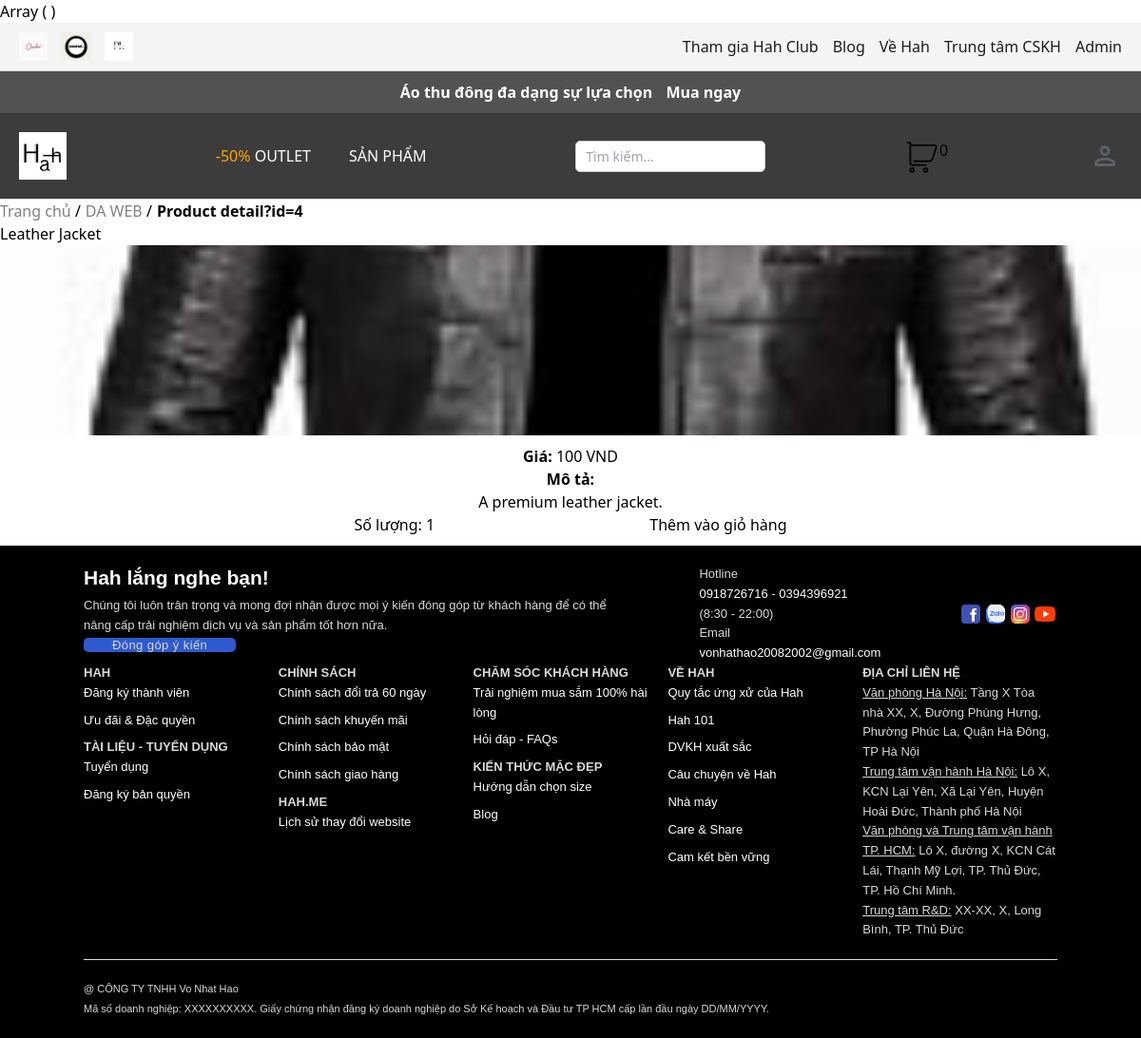
The app's page /product_detail.php?id=4 with its own data.
### tables this page shows
CREATE TABLE IF NOT EXISTS `products` (
  `product_id` int NOT NULL AUTO_INCREMENT,
  `name` varchar(100) DEFAULT NULL,
  `description` text,
  `price` decimal(10,2) DEFAULT NULL,
  `category_id` int DEFAULT NULL,
  `status` varchar(20) DEFAULT NULL,
  `image_url` varchar(255) DEFAULT NULL,
  `created_at` timestamp NULL DEFAULT CURRENT_TIMESTAMP,
  `discount` decimal(10,2) DEFAULT '0.00',
  PRIMARY KEY (`product_id`),
  KEY `category_id` (`category_id`)
);

### classes/Db.class.php (called while the page is built, shortened)
<?php
class Db
{
    private $dbh = null;
    public function __construct()
    {
        $driver = "mysql:host=" . HOST . "; dbname=" . DB_NAME;
        try {
            $this->dbh = new PDO($driver, DB_USER, DB_PASS);
            $this->dbh->exec("set names utf8");
        } catch (PDOException $e) {
            echo "Err:" . $e->getMessage();
            exit();
        }
    }
    public function fetchRow($sql, $params = []) {
        try {
            $stmt = $this->dbh->prepare($sql);
            foreach ($params as $key => $value) {
                $stmt->bindValue($key + 1, $value);
            }
            $stmt->execute();
            return $stmt->fetch(PDO::FETCH_ASSOC);
        } catch (PDOException $e) {
            die("Lỗi truy vấn: " . $e->getMessage());
        }
    }
}

### classes/Product.class.php (called while the page is built, shortened)
<?php
class Product extends Db
{
    private $db;
    public function __construct($db)
    {
        $this->db = $db;
    }
    public function getProductById2($id) {
        $sql = "SELECT * FROM products WHERE product_id = ?";
        return $this->db->fetchRow($sql, [$id]);
    }
}

### product_detail.php (the view, shortened to what this page needs)
<?php
require_once 'classes/Db.class.php';
require_once 'classes/Product.class.php';
require_once 'includes/breadcrumb.php';
$db = new Db();
$product = new Product($db);
$productId = isset($_GET['id']) ? intval($_GET['id']) : 0;
$currentProduct = $product->getProductById2($productId);
?>
<!DOCTYPE html>
<html lang="en">
<head>
    <link rel="stylesheet" href="assets/css/style.css">
</head>
<body>
    <?php include 'includes/header.php'; ?>
    <main>
        <h1><?php echo htmlspecialchars($currentProduct['name']); ?></h1>
        <div class="product-detail">
            <div class="product-image">
                <img src="assets/images/products/<?php echo htmlspecialchars($currentProduct['image_url']); ?>" alt="<?php echo htmlspecialchars($currentProduct['name']); ?>">
            </div>
            <div class="product-info">
                <p><strong>Giá:</strong> <?php echo number_format($currentProduct['price'], 0, ',', '.'); ?> VND</p>
                <p><strong>Mô tả:</strong></p>
                <p><?php echo nl2br(htmlspecialchars($currentProduct['description'])); ?></p>
                <form method="POST" action="actions/ajax_add_to_cart.php">
                    <label for="quantity">Số lượng:</label>
                    <input type="number" name="quantity" id="quantity" value="1" min="1">
                    <button onclick="addToCart(1, 1)">Thêm vào giỏ hàng</button>
                </form>
            </div>
        </div>
    </main>
    <?php include 'includes/footer.php'; ?>
</body>
</html>

### assets/css/style.css (style rules this page uses)
:root { --primary-color: #007bff; --background-color: #f4f4f4; --background-color-pri: #3c3c3c; --text-color: #1d1d1d; --link-color: #007bff; --hover-color: #0056b3; --error-color: red; }
body { font-family: "NotoSerif", Arial, sans-serif; }
.product-image { position:relative; overflow: hidden; border-top-left-radius: 8px; border-top-right-radius: 8px; transition: transform 0.3s ease; }
.product-image img { width: 100%; height: 200px; object-fit: cover; }
.product-info { padding: 10px; text-align: center; }

### records on screen
products: name "Leather Jacket", image_url (picture), price "100", description "A premium leather jacket."

### other values on screen
$totalQuantity "0"
$breadcrumb['label'] "Trang chủ"
$breadcrumb['label'] "DA WEB"
$breadcrumb['label'] "Product detail?id=4"
